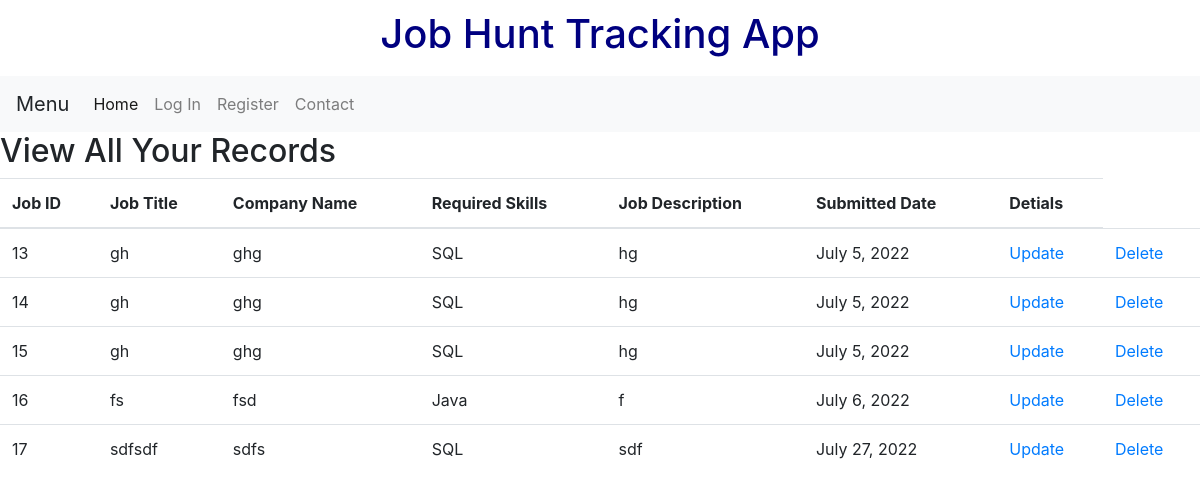
/TrackJob/showrecord/, run on an earlier commit of the app's database.
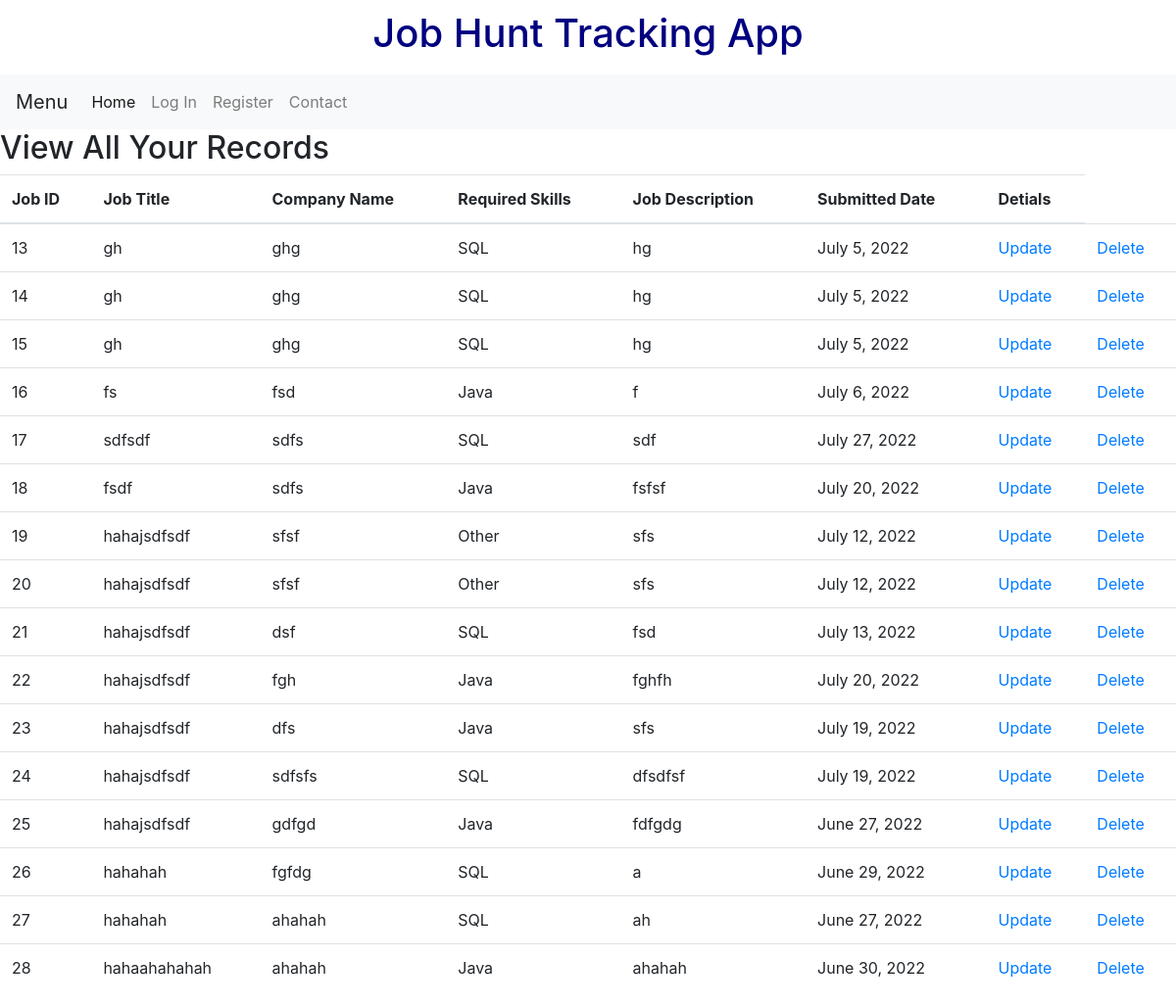
And on a later commit of the database.
### TrackJob/models.py (models this page shows)
class Job(models.Model):
    Job_Title = models.CharField(max_length=120) # required to have maxlength
    Company_Name = models.CharField(max_length=120)
    SkillType = [('Python', 'Python'), ('Java', 'Java'), ('SQL', 'SQL'), ('HTML', 'HTML/CSS'),('Other','Other') ]  # enum
    Required_Skills = models.CharField(blank=True, choices=SkillType, max_length=10)
    Job_Description = models.TextField()
    Submitted_Date = models.DateField()
    Note = models.TextField(blank=False, null=True)

### TrackJob/views.py (the view)
# urls.py: path('showrecord/', showrecord_view,name = 'showrecord'),
def showrecord_view(request,*args, **kwargs):
    queryset = Job.objects.all() #list of objects
    context = {
        "object_list": queryset
    }
    return render(request, "showrecordpage.html", context)

### TrackJob/templates/showrecordpage.html
{% extends 'basepage.html' %}
{%  block content %}
<h2> View All Your Records</h2>
<table class="table">
  <thead>
    <tr>
        <th scope="col">Job ID</th>
        <th scope="col">Job Title</th>
        <th scope="col">Company Name</th>
        <th scope="col">Required Skills</th>
        <th scope="col">Job Description</th>
        <th scope="col">Submitted Date</th>
        <th scope="col">Detials</th>
    </tr>
  </thead>
<Tbody>
        {%  for instance in object_list %}
            <tr>
                <td>{{ instance.id}}</td>
                <td>{{ instance.Job_Title }}</td>
                <td>{{ instance.Company_Name }}</td>
                <td>{{ instance.Required_Skills }}</td>
                <td>{{ instance.Job_Description }}</td>
                <td>{{ instance.Submitted_Date }}</td>
                <td><a href="{% url 'job_update' instance.id %}">Update</a>
                <td><a href="{% url 'job_delete' instance.id %}">Delete</a>
                </td>
          </tr>
        {% endfor %}
    </Tbody>
</table>
{% endblock %}

### templates/basepage.html (shortened to what this page needs)
<!DOCTYPE html>
<html lang="en">
{% load static %}
<head>
<link rel="stylesheet" href="https://cdn.jsdelivr.net/npm/bootstrap@4.3.1/dist/css/bootstrap.min.css">
</head>
<body>
 <h1>Job Hunt Tracking App</h1>
 {% include 'navbar.html'%}
{% block content %}{% endblock %}
</body>
</html>

### templates/navbar.html (shortened to what this page needs)
<nav class="navbar navbar-expand-lg navbar-light bg-light">
  <a class="navbar-brand" >Menu</a>
  <div class="collapse navbar-collapse" id="navbarSupportedContent">
    <ul class="navbar-nav mr-auto">
      <li class="nav-item active">
        <a class="nav-link" href="/">Home <span class="sr-only">(current)</span></a>
      </li>
             {%  if user.is_authenticated %}
             <a class="nav-item nav-link" href="/TrackJob/jobadd/">Add Record</a>
             <a class="nav-item nav-link" href="/TrackJob/showrecord/">View Record</a>
    <form class="form-inline my-2 my-lg-0" method= POST action="{%  url 'job_search' %}">
        {%  csrf_token %}
      <input class="form-inline my-2 my-lg-0" type="search" placeholder="Search By Name" aria-label="Search" name = 'searchfield'>
      <button class="btn btn-outline-success my-2 my-sm-0" type="submit">Search</button>
    </form>
    <a class="nav-item nav-link" href="/members/logout_user/">Log Out</a>
        {%  else %}
        <a class="nav-item nav-link" href = "/members/login_user/">Log In</a>
        {% endif %}
    <a class="nav-item nav-link" href="{% url 'register' %}">Register</a>
    <a class="nav-item nav-link" href="/contact/contactme/">Contact</a>
    </ul>
  </div>
</nav>

### templates/basepage.html (style rules this page uses)
h1 { padding: 10px; color: navy; text-align: center; }

What changed in the data, as far as the page shows it:
added Job: id "18", Job_Title "fsdf", Company_Name "sdfs", Required_Skills "Java", Job_Description "fsfsf", Submitted_Date "July 20, 2022"
added Job: id "19", Job_Title "hahajsdfsdf", Company_Name "sfsf", Required_Skills "Other", Job_Description "sfs", Submitted_Date "July 12, 2022"
added Job: id "20", Job_Title "hahajsdfsdf", Company_Name "sfsf", Required_Skills "Other", Job_Description "sfs", Submitted_Date "July 12, 2022"
added Job: id "21", Job_Title "hahajsdfsdf", Company_Name "dsf", Required_Skills "SQL", Job_Description "fsd", Submitted_Date "July 13, 2022"
added Job: id "22", Job_Title "hahajsdfsdf", Company_Name "fgh", Required_Skills "Java", Job_Description "fghfh", Submitted_Date "July 20, 2022"
added Job: id "23", Job_Title "hahajsdfsdf", Company_Name "dfs", Required_Skills "Java", Job_Description "sfs", Submitted_Date "July 19, 2022"
added Job: id "24", Job_Title "hahajsdfsdf", Company_Name "sdfsfs", Required_Skills "SQL", Job_Description "dfsdfsf", Submitted_Date "July 19, 2022"
added Job: id "25", Job_Title "hahajsdfsdf", Company_Name "gdfgd", Required_Skills "Java", Job_Description "fdfgdg", Submitted_Date "June 27, 2022"
added Job: id "26", Job_Title "hahahah", Company_Name "fgfdg", Required_Skills "SQL", Job_Description "a", Submitted_Date "June 29, 2022"
added Job: id "27", Job_Title "hahahah", Company_Name "ahahah", Required_Skills "SQL", Job_Description "ah", Submitted_Date "June 27, 2022"
added Job: id "28", Job_Title "hahaahahahah", Company_Name "ahahah", Required_Skills "Java", Job_Description "ahahah", Submitted_Date "June 30, 2022"
